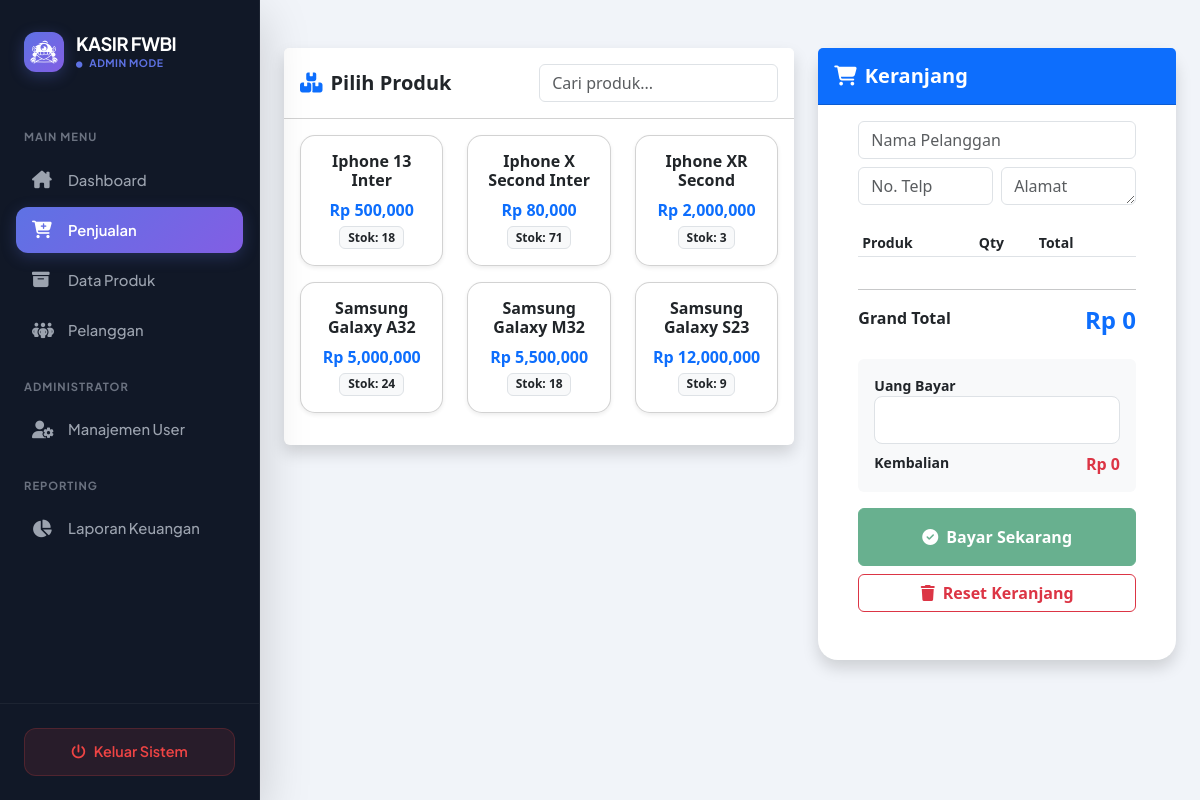
The page /petugas/penjualan/index.php (signed in) on the database its author committed.
### tables this page shows
CREATE TABLE `produk` (
  `ProdukID` int(11) NOT NULL,
  `NamaProduk` varchar(255) NOT NULL,
  `Harga` decimal(10,2) NOT NULL,
  `Stok` int(11) NOT NULL
);

### petugas/penjualan/index.php (the view, shortened to what this page needs)
<?php
include '../../main/connect.php';
?>
<!DOCTYPE html>
<html lang="id">
<head>
<link href="https://cdn.jsdelivr.net/npm/bootstrap@5.3.0/dist/css/bootstrap.min.css" rel="stylesheet">
<link rel="stylesheet" href="https://cdnjs.cloudflare.com/ajax/libs/font-awesome/6.0.0/css/all.min.css">
</head>
<body>
<div class="d-flex">
<?php include '../../template/sidebar.php'; ?>
<div class="container-fluid p-4">
<div class="row">
<div class="col-md-7">
<div class="card shadow border-0 mb-4">
<div class="card-header bg-white py-3 d-flex justify-content-between align-items-center">
<h5 class="fw-bold m-0"><i class="fas fa-boxes me-2 text-primary"></i>Pilih Produk</h5>
<input type="text" id="searchProduk" class="form-control w-50" placeholder="Cari produk...">
</div>
<div class="card-body overflow-auto" style="max-height:75vh;">
<div class="row" id="produkList">
<?php
$sql = mysqli_query($conn,"SELECT * FROM produk WHERE Stok > 0 ORDER BY NamaProduk ASC");
while($p = mysqli_fetch_assoc($sql)){
?>
<div class="col-md-4 mb-3 produk-card">
<div class="card produk-item h-100 shadow-sm"
onclick="tambahItem('<?= $p['ProdukID'] ?>','<?= $p['NamaProduk'] ?>','<?= $p['Harga'] ?>','<?= $p['Stok'] ?>')">
<div class="card-body text-center">
<h6 class="fw-bold"><?= $p['NamaProduk'] ?></h6>
<p class="text-primary fw-bold mb-1">Rp <?= number_format($p['Harga']) ?></p>
<span class="badge bg-light text-dark border badge-stok">Stok: <?= $p['Stok'] ?></span>
</div>
</div>
</div>
<?php } ?>
</div>
</div>
</div>
</div>
<div class="col-md-5">
<div class="card keranjang-box shadow border-0">
<div class="card-header bg-primary text-white py-3">
<h5 class="fw-bold m-0"><i class="fas fa-shopping-cart me-2"></i>Keranjang</h5>
</div>
<div class="card-body">
<form action="proses_simpan.php" method="POST" id="formTransaksi">
<div class="card-body px-4 pt-0">
                            <form action="proses_simpan.php" method="POST" id="formTransaksi">
                                <div class="row g-2 mb-4">
                                    <div class="col-12">
                                        <input type="text" name="NamaPelanggan" class="form-control form-control-custom" placeholder="Nama Pelanggan" required>
                                    </div>
                                    <div class="col-md-6">
                                        <input type="text" name="NomorTelepon" class="form-control form-control-custom" placeholder="No. Telp" required>
                                    </div>
                                    <div class="col-md-6">
                                        <textarea name="Alamat" class="form-control form-control-custom" rows="1" placeholder="Alamat" required></textarea>
                                    </div>
                                </div>
<div class="table-responsive">
<table class="table table-sm align-middle" id="tabelPesanan">
<thead>
<tr class="small text-muted">
<th>Produk</th>
<th width="60">Qty</th>
<th>Total</th>
<th></th>
</tr>
</thead>
</table>
</div>
<hr>
<div class="d-flex justify-content-between">
<span class="fw-bold">Grand Total</span>
<h4 class="fw-bold text-primary" id="totalHarga">Rp 0</h4>
</div>
<div class="bg-light p-3 rounded mt-3">
<label class="fw-bold small">Uang Bayar</label>
<input type="number" id="uangBayar" class="form-control form-control-lg fw-bold text-success" oninput="hitungKembalian()">
<div class="d-flex justify-content-between mt-2">
<span class="fw-bold small">Kembalian</span>
<span class="fw-bold text-danger" id="textKembalian">Rp 0</span>
</div>
</div>
<div class="d-grid gap-2 mt-3">
<button type="button" onclick="confirmBayar()" class="btn btn-success py-3 fw-bold" id="btnBayar" disabled>
<i class="fas fa-check-circle me-2"></i>Bayar Sekarang
</button>
<button type="button" onclick="clearCart()" class="btn btn-outline-danger fw-bold">
<i class="fas fa-trash me-2"></i>Reset Keranjang
</button>
</div>
</form>
</div>
</div>
</div>
</div>
</div>
</body>
</html>

### petugas/penjualan/index.php (style rules this page uses)
body { background:#f1f4f9; }
.produk-item { cursor:pointer; transition:0.3s; border-radius:15px; }
.keranjang-box { border-radius:20px; position: sticky; top:20px; }
.badge-stok { font-size:12px; }

### template/sidebar.php (style rules this page uses)
:root { --sidebar-bg: #111827; --accent-color: #5e72e4; --hover-bg: rgba(255, 255, 255, 0.05); --text-gray: #9ca3af; }

### rows shown on the page
produk: NamaProduk "Iphone 13 Inter", Harga "500,000", Stok "18"
produk: NamaProduk "Iphone X Second Inter", Harga "80,000", Stok "71"
produk: NamaProduk "Iphone XR Second", Harga "2,000,000", Stok "3"
produk: NamaProduk "Samsung Galaxy A32", Harga "5,000,000", Stok "24"
produk: NamaProduk "Samsung Galaxy M32", Harga "5,500,000", Stok "18"
produk: NamaProduk "Samsung Galaxy S23", Harga "12,000,000", Stok "9"

### other values the page prints
$_SESSION['role'] "ADMIN"
